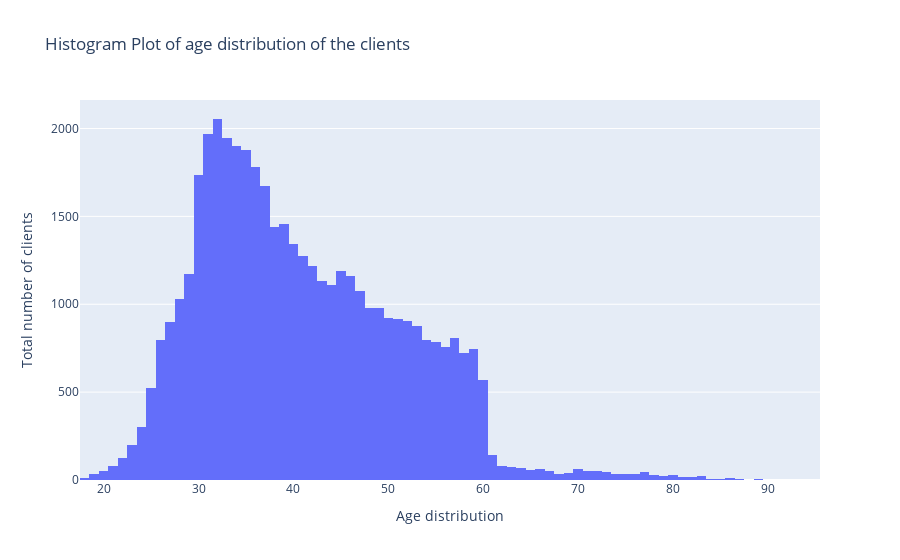

The cell this chart's notebook holds for it:
### Code cell
#plotting histogram
tr = go.Histogram(x = data['age'])
layout = go.Layout(title = 'Histogram Plot of age distribution of the clients', xaxis = dict(title = 'Age distribution'), yaxis = dict(title = 'Total number of clients'))
fig4 = go.Figure(data = [tr], layout = layout)
fig4.show()

### Figure 1 — Plotly figure (JSON) as saved in the notebook; plotly's stock layout.template omitted (floating-point values rounded to 4 significant figures; data arrays with more than 128 entries replaced by an {"elided": "..."} marker saying what was removed)
{"data": [{"type": "histogram", "x": {"elided": "44465 int values"}}], "layout": {"title": {"text": "Histogram Plot of age distribution of the clients"}, "xaxis": {"title": {"text": "Age distribution"}}, "yaxis": {"title": {"text": "Total number of clients"}}}}
